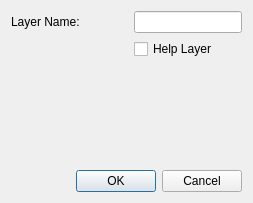
<?xml version="1.0" encoding="UTF-8"?>
<ui version="4.0">
 <class>QG_LayerDialog</class>
 <widget class="QDialog" name="QG_LayerDialog">
  <property name="geometry">
   <rect>
    <x>0</x>
    <y>0</y>
    <width>253</width>
    <height>203</height>
   </rect>
  </property>
  <property name="baseSize">
   <size>
    <width>0</width>
    <height>0</height>
   </size>
  </property>
  <property name="windowTitle">
   <string>Layer Settings</string>
  </property>
  <property name="sizeGripEnabled">
   <bool>false</bool>
  </property>
  <layout class="QGridLayout" name="gridLayout">
   <item row="1" column="2">
    <widget class="QCheckBox" name="cbHelpLayer">
     <property name="toolTip">
      <string>A Help Layer has entities of infinite straight lines intended to be used for geometric construction.
The contents of a Help Layer should not appear in printout.</string>
     </property>
     <property name="text">
      <string>Help Layer</string>
     </property>
    </widget>
   </item>
   <item row="0" column="0">
    <widget class="QLabel" name="lName">
     <property name="frameShape">
      <enum>QFrame::NoFrame</enum>
     </property>
     <property name="frameShadow">
      <enum>QFrame::Plain</enum>
     </property>
     <property name="text">
      <string>Layer Name:</string>
     </property>
     <property name="wordWrap">
      <bool>false</bool>
     </property>
    </widget>
   </item>
   <item row="3" column="0" colspan="3">
    <widget class="QDialogButtonBox" name="buttonBox">
     <property name="standardButtons">
      <set>QDialogButtonBox::Cancel|QDialogButtonBox::Ok</set>
     </property>
    </widget>
   </item>
   <item row="2" column="0" colspan="3">
    <widget class="QG_WidgetPen" name="wPen" native="true"/>
   </item>
   <item row="0" column="1">
    <spacer name="spacer87">
     <property name="orientation">
      <enum>Qt::Horizontal</enum>
     </property>
     <property name="sizeType">
      <enum>QSizePolicy::Expanding</enum>
     </property>
     <property name="sizeHint" stdset="0">
      <size>
       <width>5</width>
       <height>16</height>
      </size>
     </property>
    </spacer>
   </item>
   <item row="0" column="2">
    <widget class="QLineEdit" name="leName">
     <property name="text">
      <string/>
     </property>
    </widget>
   </item>
  </layout>
 </widget>
 <layoutdefault spacing="6" margin="11"/>
 <customwidgets>
  <customwidget>
   <class>QG_WidgetPen</class>
   <extends>QWidget</extends>
   <header>qg_widgetpen.h</header>
  </customwidget>
 </customwidgets>
 <resources/>
 <connections>
  <connection>
   <sender>buttonBox</sender>
   <signal>rejected()</signal>
   <receiver>QG_LayerDialog</receiver>
   <slot>reject()</slot>
   <hints>
    <hint type="sourcelabel">
     <x>126</x>
     <y>186</y>
    </hint>
    <hint type="destinationlabel">
     <x>20</x>
     <y>20</y>
    </hint>
   </hints>
  </connection>
  <connection>
   <sender>buttonBox</sender>
   <signal>accepted()</signal>
   <receiver>QG_LayerDialog</receiver>
   <slot>validate()</slot>
   <hints>
    <hint type="sourcelabel">
     <x>126</x>
     <y>186</y>
    </hint>
    <hint type="destinationlabel">
     <x>20</x>
     <y>20</y>
    </hint>
   </hints>
  </connection>
 </connections>
</ui>
